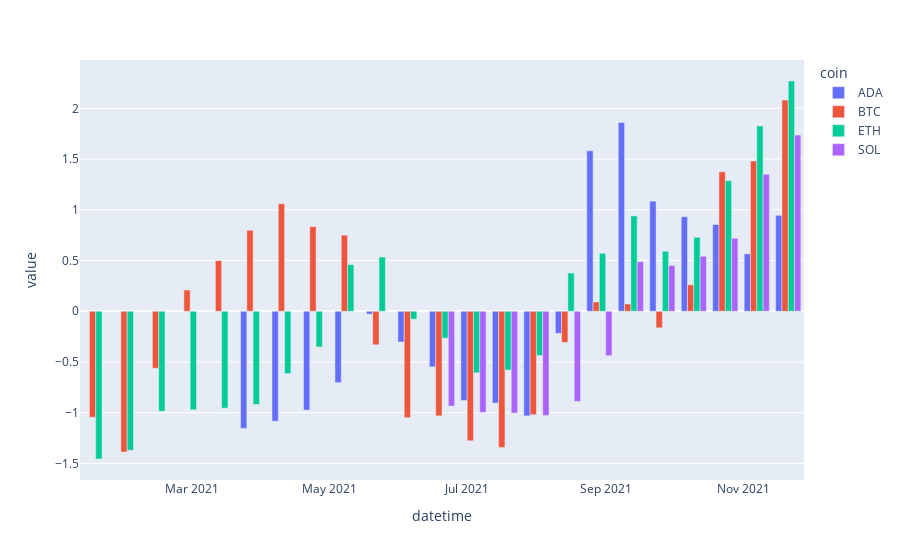

The code cell stored with this chart in its notebook:
### Markdown cell above
The scale of the prices of BTC hinds the rest of the variables. How can we fix this? One way is to standardize the data for the period observed. To do so, we subtract the mean from each column and divide by the standard deviation of each column as follows:

### Code cell
fig = px.bar((data_grouped_weekly-data_grouped_weekly.mean())/data_grouped_weekly.std(),
             barmode='group')
fig.show()

### Figure 1 — Plotly figure (JSON) as saved in the notebook; plotly's stock layout.template omitted (floating-point values rounded to 4 significant figures)
{"data": [{"alignmentgroup": "True", "hovertemplate": "coin=ADA<br>datetime=%{x}<br>value=%{y}<extra></extra>", "legendgroup": "ADA", "marker": {"color": "#636efa", "pattern": {"shape": ""}}, "name": "ADA", "offsetgroup": "ADA", "orientation": "v", "showlegend": true, "textposition": "auto", "type": "bar", "x": ["2021-01-17T00:00:00", "2021-01-31T00:00:00", "2021-02-14T00:00:00", "2021-02-28T00:00:00", "2021-03-14T00:00:00", "2021-03-28T00:00:00", "2021-04-11T00:00:00", "2021-04-25T00:00:00", "2021-05-09T00:00:00", "2021-05-23T00:00:00", "2021-06-06T00:00:00", "2021-06-20T00:00:00", "2021-07-04T00:00:00", "2021-07-18T00:00:00", "2021-08-01T00:00:00", "2021-08-15T00:00:00", "2021-08-29T00:00:00", "2021-09-12T00:00:00", "2021-09-26T00:00:00", "2021-10-10T00:00:00", "2021-10-24T00:00:00", "2021-11-07T00:00:00", "2021-11-21T00:00:00"], "xaxis": "x", "y": [null, null, null, null, null, -1.154, -1.084, -0.9745, -0.7032, -0.02841, -0.3031, -0.5479, -0.8796, -0.9049, -1.031, -0.2166, 1.581, 1.861, 1.085, 0.9318, 0.8555, 0.5662, 0.9456], "yaxis": "y"}, {"alignmentgroup": "True", "hovertemplate": "coin=BTC<br>datetime=%{x}<br>value=%{y}<extra></extra>", "legendgroup": "BTC", "marker": {"color": "#EF553B", "pattern": {"shape": ""}}, "name": "BTC", "offsetgroup": "BTC", "orientation": "v", "showlegend": true, "textposition": "auto", "type": "bar", "x": ["2021-01-17T00:00:00", "2021-01-31T00:00:00", "2021-02-14T00:00:00", "2021-02-28T00:00:00", "2021-03-14T00:00:00", "2021-03-28T00:00:00", "2021-04-11T00:00:00", "2021-04-25T00:00:00", "2021-05-09T00:00:00", "2021-05-23T00:00:00", "2021-06-06T00:00:00", "2021-06-20T00:00:00", "2021-07-04T00:00:00", "2021-07-18T00:00:00", "2021-08-01T00:00:00", "2021-08-15T00:00:00", "2021-08-29T00:00:00", "2021-09-12T00:00:00", "2021-09-26T00:00:00", "2021-10-10T00:00:00", "2021-10-24T00:00:00", "2021-11-07T00:00:00", "2021-11-21T00:00:00"], "xaxis": "x", "y": [-1.044, -1.387, -0.562, 0.2092, 0.4988, 0.7978, 1.06, 0.8343, 0.7496, -0.3301, -1.049, -1.031, -1.277, -1.341, -1.019, -0.3073, 0.09165, 0.07179, -0.1632, 0.2605, 1.375, 1.481, 2.081], "yaxis": "y"}, {"alignmentgroup": "True", "hovertemplate": "coin=ETH<br>datetime=%{x}<br>value=%{y}<extra></extra>", "legendgroup": "ETH", "marker": {"color": "#00cc96", "pattern": {"shape": ""}}, "name": "ETH", "offsetgroup": "ETH", "orientation": "v", "showlegend": true, "textposition": "auto", "type": "bar", "x": ["2021-01-17T00:00:00", "2021-01-31T00:00:00", "2021-02-14T00:00:00", "2021-02-28T00:00:00", "2021-03-14T00:00:00", "2021-03-28T00:00:00", "2021-04-11T00:00:00", "2021-04-25T00:00:00", "2021-05-09T00:00:00", "2021-05-23T00:00:00", "2021-06-06T00:00:00", "2021-06-20T00:00:00", "2021-07-04T00:00:00", "2021-07-18T00:00:00", "2021-08-01T00:00:00", "2021-08-15T00:00:00", "2021-08-29T00:00:00", "2021-09-12T00:00:00", "2021-09-26T00:00:00", "2021-10-10T00:00:00", "2021-10-24T00:00:00", "2021-11-07T00:00:00", "2021-11-21T00:00:00"], "xaxis": "x", "y": [-1.456, -1.369, -0.9854, -0.9714, -0.9543, -0.9183, -0.6143, -0.3514, 0.4597, 0.5343, -0.07727, -0.265, -0.6065, -0.5792, -0.4354, 0.3768, 0.571, 0.9399, 0.5912, 0.7287, 1.286, 1.827, 2.269], "yaxis": "y"}, {"alignmentgroup": "True", "hovertemplate": "coin=SOL<br>datetime=%{x}<br>value=%{y}<extra></extra>", "legendgroup": "SOL", "marker": {"color": "#ab63fa", "pattern": {"shape": ""}}, "name": "SOL", "offsetgroup": "SOL", "orientation": "v", "showlegend": true, "textposition": "auto", "type": "bar", "x": ["2021-01-17T00:00:00", "2021-01-31T00:00:00", "2021-02-14T00:00:00", "2021-02-28T00:00:00", "2021-03-14T00:00:00", "2021-03-28T00:00:00", "2021-04-11T00:00:00", "2021-04-25T00:00:00", "2021-05-09T00:00:00", "2021-05-23T00:00:00", "2021-06-06T00:00:00", "2021-06-20T00:00:00", "2021-07-04T00:00:00", "2021-07-18T00:00:00", "2021-08-01T00:00:00", "2021-08-15T00:00:00", "2021-08-29T00:00:00", "2021-09-12T00:00:00", "2021-09-26T00:00:00", "2021-10-10T00:00:00", "2021-10-24T00:00:00", "2021-11-07T00:00:00", "2021-11-21T00:00:00"], "xaxis": "x", "y": [null, null, null, null, null, null, null, null, null, null, null, -0.9343, -0.9964, -1.003, -1.027, -0.8887, -0.4382, 0.4887, 0.4513, 0.5425, 0.7191, 1.35, 1.736], "yaxis": "y"}], "layout": {"barmode": "group", "legend": {"title": {"text": "coin"}, "tracegroupgap": 0}, "margin": {"t": 60}, "xaxis": {"anchor": "y", "domain": [0, 1], "title": {"text": "datetime"}}, "yaxis": {"anchor": "x", "domain": [0, 1], "title": {"text": "value"}}}}
